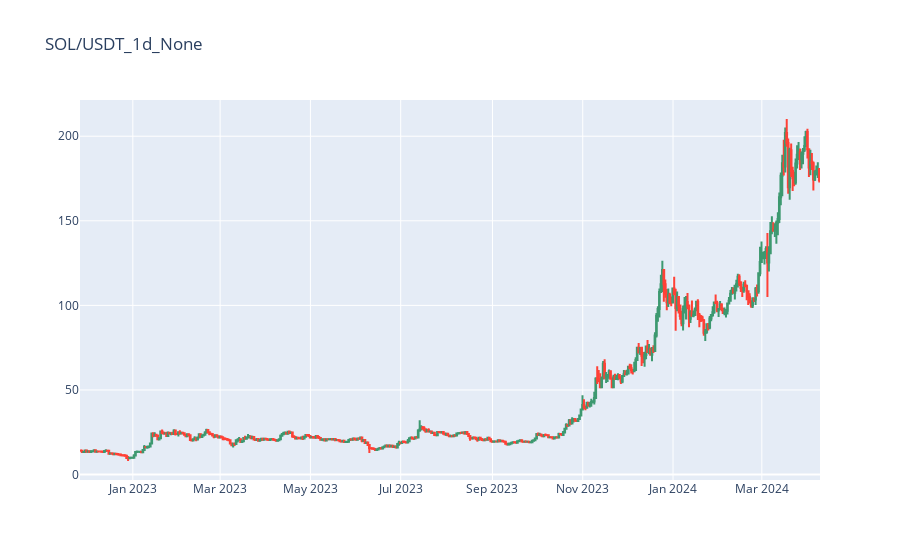

Notebook cell for this chart:
### Code cell
plot_chart('SOL/USDT','1d')

### Figure 1 — Plotly figure (JSON) as saved in the notebook; plotly's stock layout.template omitted (floating-point values rounded to 4 significant figures; data arrays with more than 128 entries replaced by an {"elided": "..."} marker saying what was removed)
{"data": [{"close": {"elided": "500 float values"}, "high": {"elided": "500 float values"}, "low": {"elided": "500 float values"}, "open": {"elided": "500 float values"}, "type": "candlestick", "x": {"elided": "500 str values"}}], "layout": {"title": {"text": "SOL/USDT_1d_None"}, "xaxis": {"rangeslider": {"visible": false}}}}
